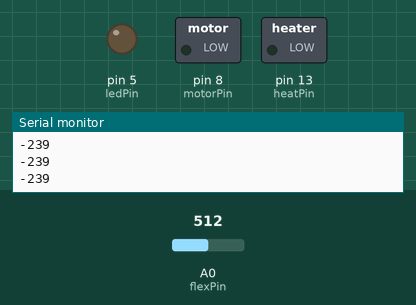
A sketch run on a simulated Arduino Uno, built with avr-gcc and run on an emulated ATmega328P. On the bench: switched loads named in the sketch (green lamp = pin HIGH), output pins drawn as LEDs (lit = HIGH), the last lines printed to the serial monitor. Inputs (shaded band) come from the test bench; at power-on: A0 (flexPin) = 512.

Above: at 1.2 s.
1.3 s: A0 (flexPin) set to 999
2.8 s: A0 (flexPin) set to 1018
At 3.4 s:
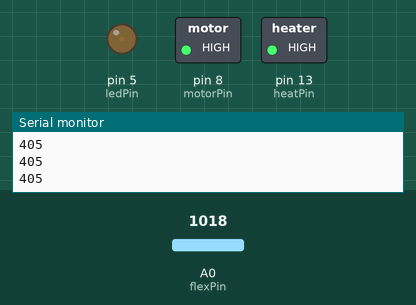
Timing chart, 0 to 5.8 s (numbered marks = the images above; inputs shaded):
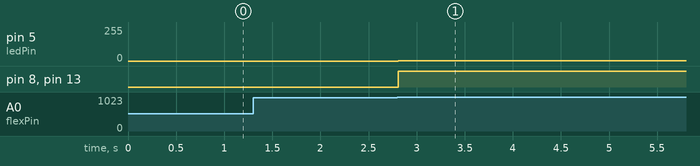

Measured:
- the behaviour switches between 1017 and 1018 on A0 (flexPin) (found by bisection; images 0 and 1)
- after the input at 2.8 s, pin 5 (ledPin): 0/255 → 1/255 at once; pin 8 (motorPin), pin 13 (heatPin): LOW → HIGH at once

The sketch:

sketch_oct14a.ino
```cpp
const int ledPin = 5;   //pin 3 has PWM funtion
const int flexPin = A0; //pin A0 to read analog input
const int heatPin = 13; //pin 13 to heater
const int motorPin = 8; // Pin 8 to vibrator


//Variables:
int flexValue; //save analog value
int power = 0;
int peltier_level;

void setup(){

  pinMode(ledPin, OUTPUT);  //Set pin 3 as 'output'
  pinMode(heatPin, OUTPUT); //Set pin 13 as 'output'
  pinMode(motorPin, OUTPUT); //Set pin 8 as 'output'
  Serial.begin(9600);       //Begin serial communication

}

void loop(){

  flexValue = analogRead(flexPin);         //Read and save analog value from potentiomete
  flexValue = map(flexValue, 700, 900, 0, 255);
  Serial.println(flexValue); //Printing the flex value
  if(flexValue > 404)
  {
    digitalWrite(heatPin, 500); // toggling heater to heat up
    digitalWrite(motorPin, HIGH); //Send PWM value to motorPin
    analogWrite(ledPin, HIGH);  //Send PWM value to led
    delay(100);
  }
  else
  {
    digitalWrite(heatPin, LOW);
    digitalWrite(motorPin, LOW);
    analogWrite(ledPin, LOW);
  }
}
```
